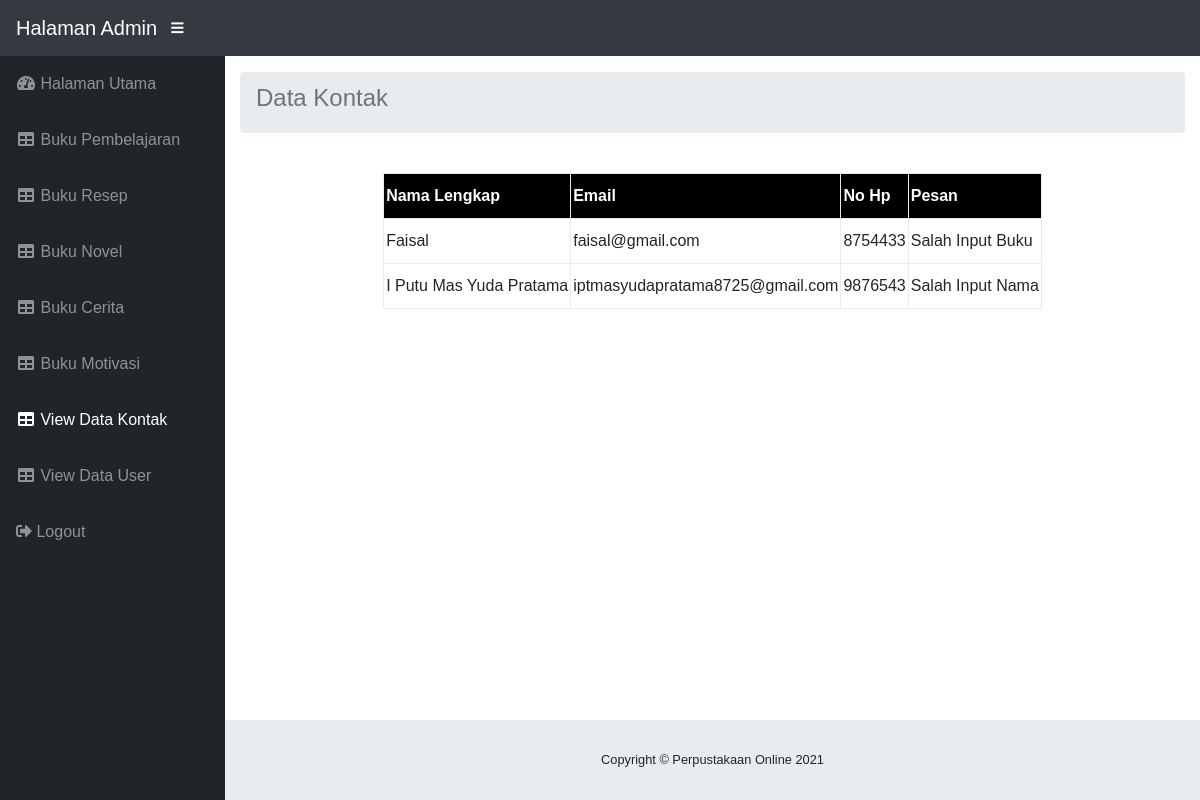
Page /adminn/viewkontak.php on the committed database.
### tables this page shows
CREATE TABLE `tb_kontak` (
  `nama` varchar(30) NOT NULL,
  `email` varchar(40) NOT NULL,
  `no_hp` int(15) NOT NULL,
  `pesan` varchar(50) NOT NULL
);

### adminn/viewkontak.php (the view, shortened to what this page needs)
<!DOCTYPE html>
<html lang="en">
<head>
  <link href="vendor/fontawesome-free/css/all.min.css" rel="stylesheet" type="text/css">
  <link href="vendor/datatables/dataTables.bootstrap4.css" rel="stylesheet">
  <link href="css/sb-admin.css" rel="stylesheet">
</head>
<body id="page-top">
  <nav class="navbar navbar-expand navbar-dark bg-dark static-top">
    <a class="navbar-brand mr-1" href="viewawal.php">Halaman Admin</a>
    <button class="btn btn-link btn-sm text-white order-1 order-sm-0" id="sidebarToggle" href="#">
      <i class="fas fa-bars"></i>
    </button>
  </nav>
  <div id="wrapper">
    <ul class="sidebar navbar-nav">
      <li class="nav-item ">
        <a class="nav-link" href="viewawal.php">
          <i class="fas fa-fw fa-tachometer-alt"></i>
          <span>Halaman Utama</span>
        </a>
      </li>
       <li class="nav-item">
        <a class="nav-link" href="view.php">
          <i class="fas fa-fw fa-table"></i>
          <span>Buku Pembelajaran</span></a>
      </li>
      <li class="nav-item">
        <a class="nav-link" href="viewbukuresep.php">
          <i class="fas fa-fw fa-table"></i>
          <span>Buku Resep</span></a>
      </li>
       <li class="nav-item">
        <a class="nav-link" href="viewbukunovel.php">
          <i class="fas fa-fw fa-table"></i>
          <span>Buku Novel</span></a>
      </li>
       <li class="nav-item ">
        <a class="nav-link" href="viewbukucerita.php">
          <i class="fas fa-fw fa-table"></i>
          <span>Buku Cerita</span></a>
      </li>
       <li class="nav-item">
        <a class="nav-link" href="viewbukumotivasi.php">
          <i class="fas fa-fw fa-table"></i>
          <span>Buku Motivasi</span></a>
      </li>
       <li class="nav-item active">
        <a class="nav-link" href="viewkontak.php">
          <i class="fas fa-fw fa-table"></i>
          <span>View Data Kontak</span></a>
      </li>
      <li class="nav-item">
        <a class="nav-link" href="viewuser.php">
          <i class="fas fa-fw fa-table"></i>
          <span>View Data User</span></a>
      </li>
      <li class="nav-item">
        <a class="nav-link" href="logout.php">
          <i class="fas fa-sign-out-alt"></i>
          <span>Logout</span></a>
      </li>
    </ul>
    <div id="content-wrapper">
      <div class="container-fluid">
        <ol class="breadcrumb">
          <li class="breadcrumb-item active"><h4>Data Kontak</h4></li>
        </ol>
       </div>
        <br>
  <section>
  <table align="center" class="content-table" border="1">
    <thead>
      <tr>
        <td>Nama Lengkap</td>
        <td>Email</td>
        <td>No Hp</td>
        <td>Pesan</td>
      </tr>
    </thead>
    <?php
      include "koneksi.php";
      $data= mysqli_query($koneksi, "SELECT * FROM tb_kontak");
      while ($hasil=mysqli_fetch_array($data)) {
        echo"
        <tbody>
          <tr>
            <td>$hasil[0]</td>
            <td>$hasil[1]</td>
            <td>$hasil[2]</td>
            <td>$hasil[3]</td>
          </tr>
        </tbody>
        ";
      }
    ?>
    </table>
  </section>
      <footer class="sticky-footer">
        <div class="container my-auto">
          <div class="copyright text-center my-auto">
            <span>Copyright © Perpustakaan Online 2021</span>
          </div>
        </div>
      </footer>
    </div>
  </div>
</body>
</html>

### adminn/viewkontak.php (style rules this page uses)
* { font-family: "arial"; }
.content-table thead tr { background-color: black; color: #fff; text-align: center; font-weight: bold; }
.content-table th, .content-table td { padding: 10px 2px; }
.tbody tr, td { text-align: left; border: 1px solid #ebebeb; }
button { text-decoration : none; border: 1px solid white; background: #3498db; padding: 5px 11px; font-size: 15px; cursor: pointer; margin: 1px; position: relative; overflow: hidden; }
button { color: #fff; }
button::before { content: ""; position: absolute; left: 0; width: 100%; height: 0%; background: #fff; z-index: -1; transition: 0.8s; }

### rows in the picture
tb_kontak: nama "Faisal", email "faisal@gmail.com", no_hp "8754433", pesan "Salah Input Buku"
tb_kontak: nama "I Putu Mas Yuda Pratama", email "iptmasyudapratama8725@gmail.com", no_hp "9876543", pesan "Salah Input Nama"
